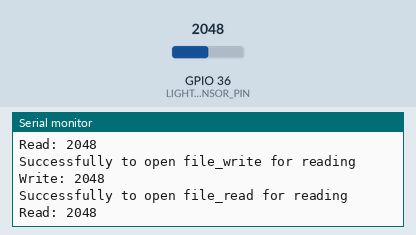
This sketch was run on a simulated ESP32. Shown: the last lines printed to the serial monitor. Inputs (shaded band) come from the test bench; at power-on: GPIO 36 (LIGHT_SENSOR_PIN) = 2048. Storage starts empty.

Above: at 2.8 s.
2.9 s: GPIO 36 (LIGHT_SENSOR_PIN) set to 2866
At 3.6 s:
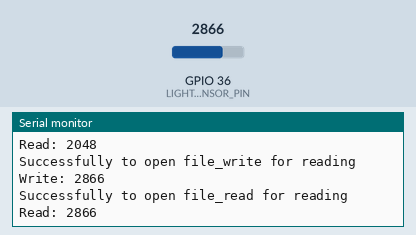
4.4 s: GPIO 36 (LIGHT_SENSOR_PIN) set to 3603
At 5.8 s:
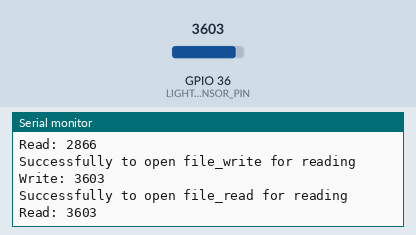
Timing chart, 0 to 7.4 s (numbered marks = the images above; inputs shaded):
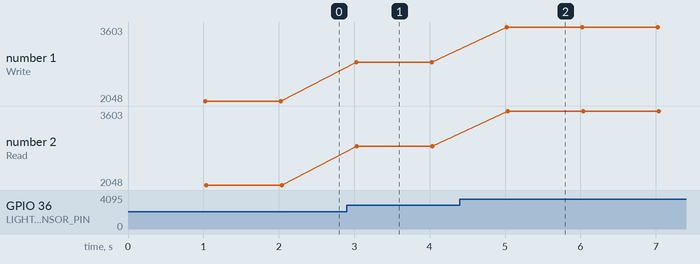

Measured:
- after the input at 2.9 s, the serial monitor: prints a new line after 0.13 s (image 1)
- after the input at 4.4 s, the serial monitor: prints a new line after 0.63 s (image 2)
- plotted number 1: 2048 → 2866 after the input at 2.9 s, 2866 → 3603 after the input at 4.4 s
- plotted number 2: 2048 → 2866 after the input at 2.9 s, 2866 → 3603 after the input at 4.4 s

The sketch:

task1.ino
```cpp
#include "FS.h"
#include "SPIFFS.h"


const int LIGHT_SENSOR_PIN = 36;

hw_timer_t *my_timer0 = NULL;
hw_timer_t *my_timer1 = NULL;

bool bool_timer0 = false;
bool bool_timer1 = false;

void ReadFile ();
void WriteFile();

void ConvertDouble8BitTo12Bit(unsigned char high_byte, unsigned char low_byte, int &analog_value);
void Convert12BitToDouble8Bit(int analog_value, unsigned char &high_byte, unsigned char &low_byte);

void SetupFile();

void FormatSPIFFS();
void BeginSPIFFS ();

void SetupMultipleTimer();

void SetupTimer1();
void SetupTimer0();

void IRAM_ATTR OnTimerReadFile ();
void IRAM_ATTR OnTimerWriteFile();

void setup()
{
  Serial.begin(115200);

  while(not Serial)
  {
    delay(100);
  }

  SetupFile();
  SetupMultipleTimer();
}

void loop()
{
  WriteFile();
  ReadFile();
}

void IRAM_ATTR OnTimerWriteFile()
{
  bool_timer0 = true;
}

void IRAM_ATTR OnTimerReadFile()
{
  bool_timer1 = true;
}

void SetupTimer0()
{
  my_timer0 = timerBegin(0, 80, true);
  timerAttachInterrupt(my_timer0, &OnTimerWriteFile, true);
  timerAlarmWrite(my_timer0, 1000000, true);
  timerAlarmEnable(my_timer0);
}

void SetupTimer1()
{
  my_timer1 = timerBegin(1, 80, true);
  timerAttachInterrupt(my_timer1, &OnTimerReadFile, true);
  timerAlarmWrite(my_timer1, 1000000, true);
  timerAlarmEnable(my_timer1);
}

void SetupMultipleTimer()
{
  SetupTimer0();
  SetupTimer1();
}

void BeginSPIFFS()
{
  if(SPIFFS.begin(true))
  {
    Serial.println("Successfully begin SPIFFS");
  }
  else
  {
    Serial.println("An Error has occurred while mounting SPIFFS");
    return;
  }
}

void FormatSPIFFS()
{
  bool formatted = SPIFFS.format();
  if(formatted)
  {
    Serial.println("SPIFFS formatted successfully");
  }
  else
  {
    Serial.println("Error formatting");
    return;
  }
}

void SetupFile()
{
  BeginSPIFFS();
  FormatSPIFFS();
}

void Convert12BitToDouble8Bit(int analog_value, unsigned char &high_byte, unsigned char &low_byte)
{
  high_byte = (analog_value >> 8) & 0xFF;
  low_byte  = analog_value & 0xFF;
}

void ConvertDouble8BitTo12Bit(unsigned char high_byte, unsigned char low_byte, int &analog_value)
{
  analog_value = (high_byte << 8) | low_byte;
}

void WriteFile()
{
  if(bool_timer0)
  {
    File file_write = SPIFFS.open("/test.txt", "w");
    if(!file_write)
    {
      Serial.println("Failed to open file_write for reading");
      return;
    }
    else
    {
      Serial.println("Successfully to open file_write for reading");
    }

    const int analog_value = analogRead(LIGHT_SENSOR_PIN);
    Serial.print("Write: ");
    Serial.println(analog_value);

    unsigned char high_byte = 0U;
    unsigned char low_byte  = 0U;
    Convert12BitToDouble8Bit(analog_value, high_byte, low_byte);

    file_write.write(high_byte);
    file_write.write(low_byte);

    file_write.close();
    bool_timer0 = false;
  }
}

void ReadFile()
{
  if(bool_timer1)
  {
    File file_read = SPIFFS.open("/test.txt", "r");
    if(!file_read)
    {
      Serial.println("Failed to open file_read for reading");
      return;
    }
    else
    {
      Serial.println("Successfully to open file_read for reading");
    }

    const unsigned char high_byte = file_read.read();
    const unsigned char low_byte  = file_read.read();

    int analog_value = 0;
    ConvertDouble8BitTo12Bit(high_byte, low_byte, analog_value);

    Serial.print("Read: ");
    Serial.println(analog_value);

    file_read.close();
    bool_timer1 = false;
  }
}
```
